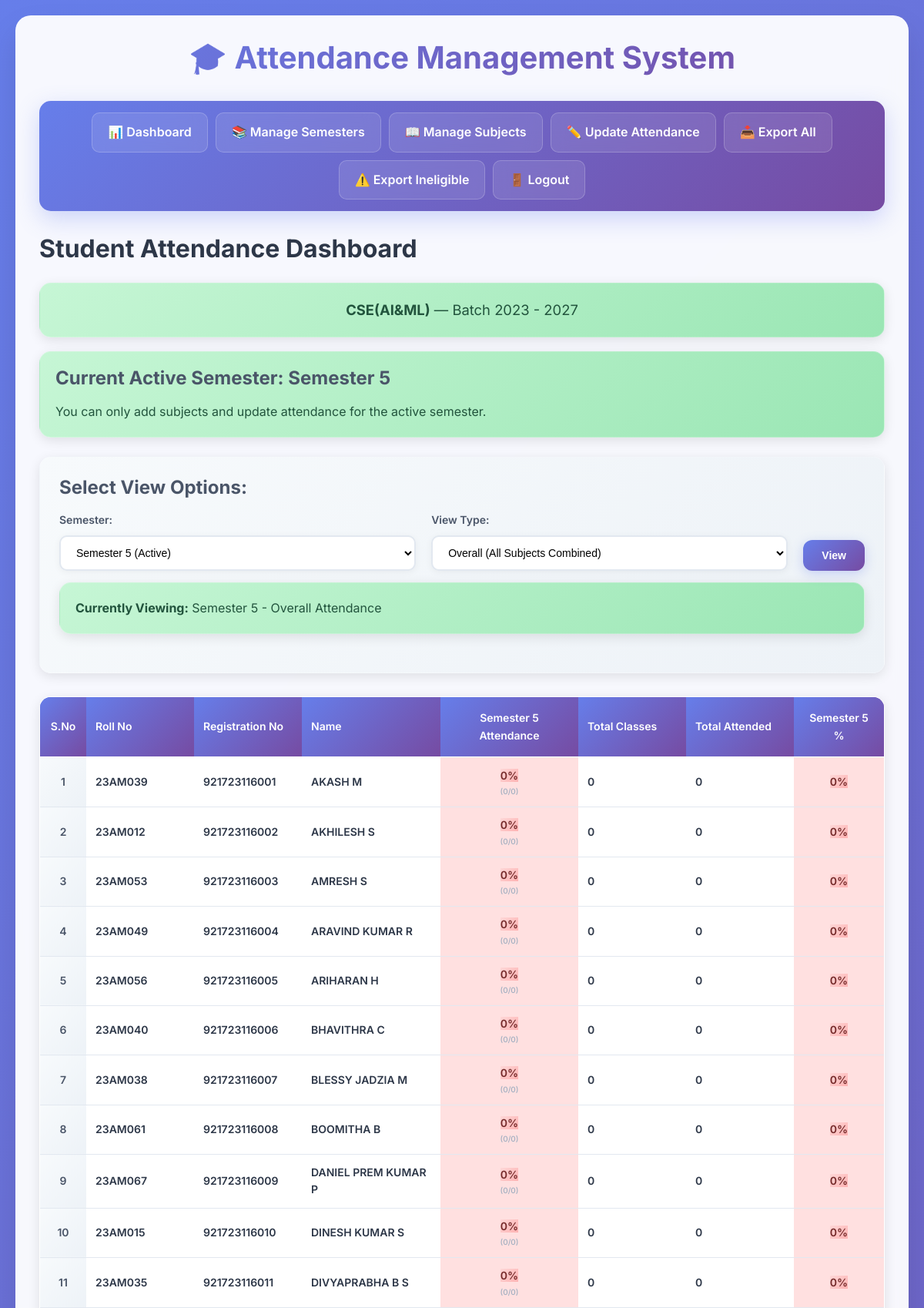
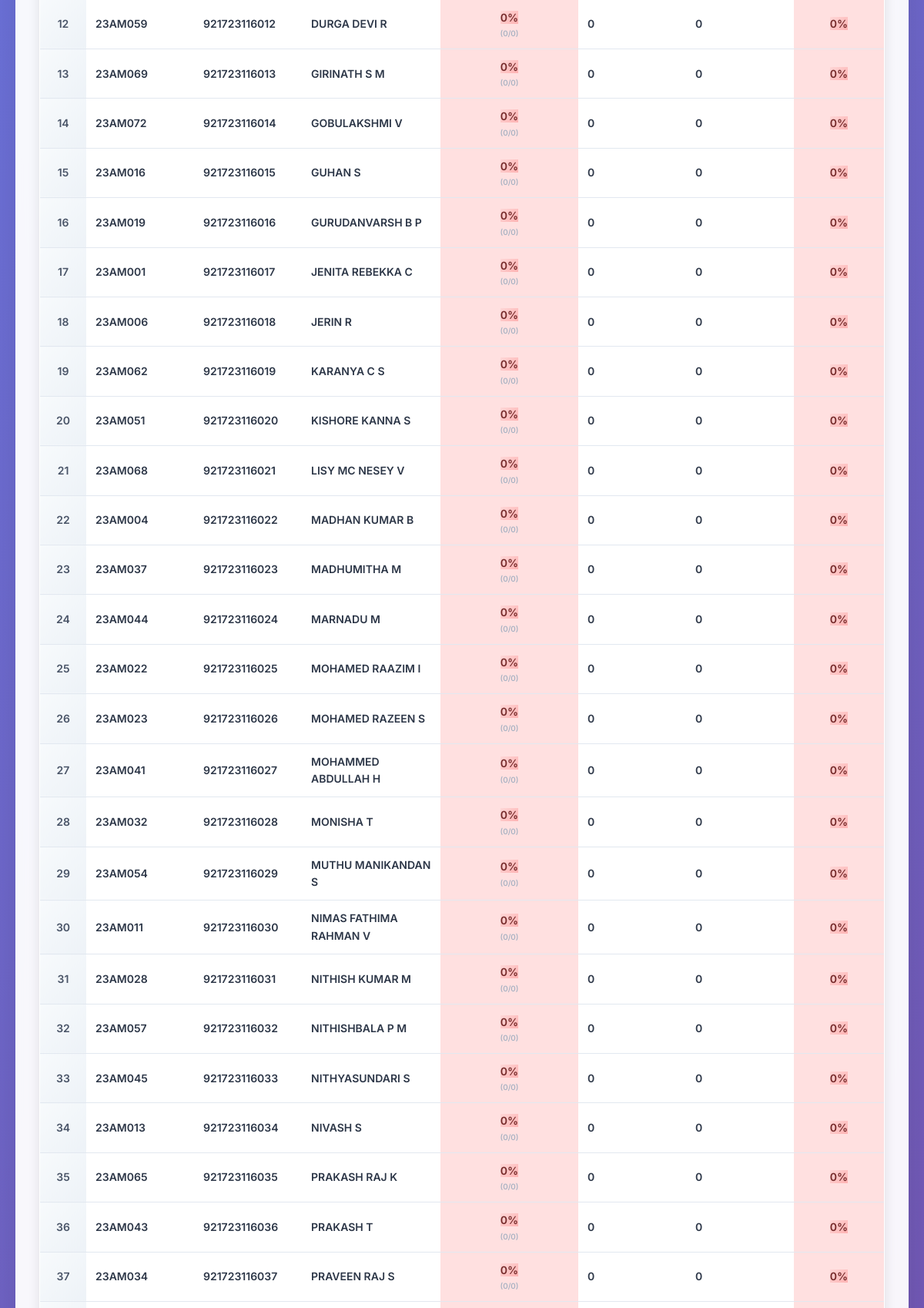
The app's page /attendance/dashboard (signed in, upper part) with its own data (2 pictures, top to bottom).
### models/models.py (models this page shows)
class Semester(db.Model):
    id = db.Column(db.Integer, primary_key=True)
    name = db.Column(db.String(100), nullable=False)  # e.g., "Semester 1", "Semester 2"
    batch_id = db.Column(db.Integer, db.ForeignKey('batch.id'), nullable=False)
    is_active = db.Column(db.Boolean, default=True)  # to mark current semester
    subjects = db.relationship('Subject', backref='semester', lazy=True)

class Student(db.Model):
    id = db.Column(db.Integer, primary_key=True)
    name = db.Column(db.String(100), nullable=False)
    roll_no = db.Column(db.String(20), unique=True, nullable=False)
    reg_no = db.Column(db.String(20), unique=True, nullable=False)  # Registration number
    batch_id = db.Column(db.Integer, db.ForeignKey('batch.id'), nullable=False)
    attendances = db.relationship('Attendance', backref='student', lazy=True)

### attendance/routes.py (the view)
    def wrapped_view(**kwargs):
        if 'advisor_id' not in session:
            return redirect(url_for('auth.login'))
        return view(**kwargs)

### attendance/routes.py (called while the page is built)
def login_required(view):
    def wrapped_view(**kwargs):
        if 'advisor_id' not in session:
            return redirect(url_for('auth.login'))
        return view(**kwargs)
    wrapped_view.__name__ = view.__name__
    return wrapped_view

### templates/dashboard.html (shortened to what this page needs)
{% extends "base.html" %}
{% block content %}
<h2>Student Attendance Dashboard</h2>
<div class="status-indicator status-active" style="margin-bottom: 18px; text-align: center; font-size: 1.15rem;">
    <strong>CSE(AI&amp;ML)</strong> &mdash; Batch 2023 - 2027
</div>
{% if active_semester %}
<div class="status-indicator status-active">
    <h3>Current Active Semester: {{ active_semester.name }}</h3>
    <p>You can only add subjects and update attendance for the active semester.</p>
</div>
{% else %}
<div class="status-indicator status-warning">
    <h3>⚠️ No Active Semester</h3>
    <p>Please <a href="{{ url_for('attendance.manage_semesters') }}">create and activate a semester</a> to start managing attendance.</p>
</div>
{% endif %}
{% if semesters %}
<div class="dashboard-controls">
    <h3>Select View Options:</h3>
    <form method="GET" action="{{ url_for('attendance.dashboard') }}">
        <div class="form-group">
            <label for="semester_id">Semester:</label>
            <select name="semester_id" id="semester_id">
                {% for semester in semesters %}
                <option value="{{ semester.id }}" {% if selected_semester and selected_semester.id == semester.id %}selected{% endif %}>
                    {{ semester.name }}{% if semester.is_active %} (Active){% endif %}
                </option>
                {% endfor %}
            </select>
        </div>
        <div class="form-group">
            <label for="view_type">View Type:</label>
            <select name="view_type" id="view_type" onchange="this.form.submit()">
                <option value="overall" {% if view_type == 'overall' %}selected{% endif %}>Overall (All Subjects Combined)</option>
            </select>
        </div>
        <button type="submit">View</button>
    </form>
    {% if selected_semester %}
    <div class="status-indicator status-active" style="margin-top: 15px;">
        <strong>Currently Viewing:</strong>
        {% if view_type == 'subject_wise' %}
            {{ selected_semester.name }} - Subject-wise Attendance
        {% else %}
            {{ selected_semester.name }} - Overall Attendance
        {% endif %}
    </div>
    {% else %}
    <div class="status-indicator status-active" style="margin-top: 15px;">
        <strong>Currently Viewing:</strong> Overall Attendance (All Semesters)
    </div>
    {% endif %}
</div>
{% endif %}
{% if not (selected_semester and view_type == 'subject_wise' and not subject_id) %}
<div class="table-container{% if selected_semester and view_type == 'subject_wise' %} frozen-columns{% endif %}" tabindex="0">
    <table>
        <thead>
            <tr>
                <th class="serial-number-column" style="width:60px;">S.No</th>
                <th class="student-info-column" style="width:140px;">Roll No</th>
                <th class="student-info-column" style="width:140px;">Registration No</th>
                <th class="student-info-column" style="width:180px;">Name</th>
                {% if selected_semester and view_type == 'subject_wise' and selected_subject %}
                    <th class="subject-column subject-header-bold" style="width:200px;">
                        <div class="subject-column-header">{{ selected_subject.name }}</div>
                    </th>
                {% elif selected_semester and view_type == 'overall' %}
                    <th class="percentage-cell">{{ selected_semester.name }} Attendance</th>
                    <th class="student-info-column">Total Classes</th>
                    <th class="student-info-column">Total Attended</th>
                    <th class="percentage-cell">{{ selected_semester.name }} %</th>
                {% endif %}
            </tr>
        </thead>
        <tbody>
            {% for student in students %}
            <tr {% if selected_semester and view_type == 'subject_wise' and student.overall_percentage < 75 or selected_semester and view_type == 'overall' and student.percentage < 75 or not selected_semester and student.overall_percentage < 75 %} style="background-color: #ffe0e0;" {% endif %}>
                <td class="serial-number-column" style="width:60px;">{{ loop.index }}</td>
                <td class="student-info-column" style="width:140px;">{{ student.roll_no }}</td>
                <td class="student-info-column" style="width:140px;">{{ student.reg_no }}</td>
                <td class="student-info-column" style="width:180px;">{{ student.name }}</td>
                {% if selected_semester and view_type == 'subject_wise' and selected_subject %}
                    {% if student.subjects %}
                        {% set subject = student.subjects[0] %}
                        <td class="percentage-cell" style="width:200px;">
                            <span {% if subject.percentage < 75 %} class="attendance-low" {% else %} class="attendance-high" {% endif %}>
                                {{ subject.percentage }}%
                            </span>
                            <div class="small-text">({{ subject.attended_classes }}/{{ subject.total_classes }})</div>
                        </td>
                    {% else %}
                        <td class="percentage-cell" style="width:200px;">-</td>
                    {% endif %}
                {% elif selected_semester and view_type == 'overall' %}
                    <td class="percentage-cell">
                        <span {% if student.percentage < 75 %} class="attendance-low" {% else %} class="attendance-high" {% endif %}>
                            {{ student.percentage }}%
                        </span>
                        <div class="small-text">({{ student.total_attended }}/{{ student.total_classes }})</div>
                    </td>
                    <td class="student-info-column">{{ student.total_classes }}</td>
                    <td class="student-info-column">{{ student.total_attended }}</td>
                    <td class="percentage-cell">
                        <span {% if student.percentage < 75 %} class="attendance-low" {% else %} class="attendance-high" {% endif %}>
                            {{ student.percentage }}%
                        </span>
                    </td>
                {% endif %}
            </tr>
            {% endfor %}
        </tbody>
    </table>
</div>
{% endif %}
{% endblock %}

### static/style.css (style rules this page uses)
* { margin: 0; padding: 0; box-sizing: border-box; }
body { font-family: 'Inter', -apple-system, BlinkMacSystemFont, 'Segoe UI', Roboto, Oxygen, Ubuntu, Cantarell, sans-serif; background: linear-gradient(135deg, #667eea 0%, #764ba2 100%); color: #2d3748; line-height: 1.6; min-height: 100vh; padding: 20px; }
h1, h2, h3, h4, h5, h6 { font-weight: 700; line-height: 1.2; margin-bottom: 1rem; }
h2 { font-size: 2rem; color: #2d3748; margin-bottom: 1.5rem; }
h3 { font-size: 1.5rem; color: #4a5568; margin-bottom: 1rem; }
button:not(.login-button), input[type="submit"]:not(.login-button), .btn { background: linear-gradient(135deg, #667eea, #764ba2); border: none; color: white; padding: 12px 24px; border-radius: 12px; cursor: pointer; font-weight: 600; font-size: 14px; transition: all 0.3s ease; box-shadow: 0 4px 15px rgba(102, 126, 234, 0.3); }
input[type="text"], input[type="number"], input[type="password"], select { width: 100%; padding: 15px; border: 2px solid #e2e8f0; border-radius: 12px; font-size: 14px; transition: all 0.3s ease; background: white; box-shadow: 0 2px 10px rgba(0, 0, 0, 0.05); }
.status-indicator { padding: 20px; border-radius: 15px; margin-bottom: 25px; box-shadow: 0 4px 15px rgba(0, 0, 0, 0.1); border: 1px solid rgba(255, 255, 255, 0.2); }
.status-active { background: linear-gradient(135deg, #c6f6d5, #9ae6b4); color: #22543d; }
.dashboard-controls { background: linear-gradient(135deg, #f7fafc, #edf2f7); padding: 25px; border-radius: 15px; margin-bottom: 30px; box-shadow: 0 4px 15px rgba(0, 0, 0, 0.1); border: 1px solid rgba(255, 255, 255, 0.2); }
.dashboard-controls form { display: flex; flex-wrap: wrap; gap: 20px; align-items: end; }
.dashboard-controls .form-group { flex: 1; min-width: 200px; }
.dashboard-controls label { display: block; font-weight: 600; color: #4a5568; margin-bottom: 8px; font-size: 14px; }
.dashboard-controls select { width: 100%; padding: 12px 16px; border: 2px solid #e2e8f0; border-radius: 10px; font-size: 14px; transition: all 0.3s ease; background: white; }
.table-container { background: white; border-radius: 15px; overflow: hidden; box-shadow: 0 4px 15px rgba(0, 0, 0, 0.1); border: 1px solid rgba(255, 255, 255, 0.2); margin-bottom: 30px; overflow-x: auto; }
table { width: 100%; border-collapse: collapse; font-size: 14px; }
table thead { background: linear-gradient(135deg, #667eea, #764ba2); color: white; }
table th { background: linear-gradient(135deg, #667eea, #764ba2) !important; color: #fff !important; font-weight: 700; text-align: center; }
table th { padding: 16px 12px; text-align: left; font-weight: 600; font-size: 14px; border-bottom: 2px solid rgba(255, 255, 255, 0.1); position: sticky; top: 0; z-index: 10; }
table td { padding: 12px; border-bottom: 1px solid #e2e8f0; vertical-align: middle; }
.attendance-low { background: linear-gradient(135deg, #fed7d7, #feb2b2); color: #742a2a; font-weight: 600; }
.small-text { font-size: 11px; color: #718096; display: block; margin-top: 2px; font-weight: 500; }
.percentage-cell { text-align: center; font-weight: 600; }
.percentage-cell .small-text { font-size: 10px; color: #a0aec0; margin-top: 1px; }
.student-info-column { min-width: 140px; max-width: 220px; word-break: break-word; white-space: normal; font-weight: 600; background: white; z-index: 2; }
.serial-number-column { min-width: 60px; text-align: center; font-weight: 600; color: #4a5568; background: linear-gradient(135deg, #f7fafc, #edf2f7); }
table th, table td { box-sizing: border-box; }

### records on screen
Semester: name "Semester 5"
Student: roll_no "23AM039", reg_no "921723116001", name "AKASH M", percentage "0", total_attended "0", total_classes "0"
Student: roll_no "23AM012", reg_no "921723116002", name "AKHILESH S", percentage "0", total_attended "0", total_classes "0"
Student: roll_no "23AM053", reg_no "921723116003", name "AMRESH S", percentage "0", total_attended "0", total_classes "0"
Student: roll_no "23AM049", reg_no "921723116004", name "ARAVIND KUMAR R", percentage "0", total_attended "0", total_classes "0"
Student: roll_no "23AM056", reg_no "921723116005", name "ARIHARAN H", percentage "0", total_attended "0", total_classes "0"
Student: roll_no "23AM040", reg_no "921723116006", name "BHAVITHRA C", percentage "0", total_attended "0", total_classes "0"
Student: roll_no "23AM038", reg_no "921723116007", name "BLESSY JADZIA M", percentage "0", total_attended "0", total_classes "0"
Student: roll_no "23AM061", reg_no "921723116008", name "BOOMITHA B", percentage "0", total_attended "0", total_classes "0"
Student: roll_no "23AM067", reg_no "921723116009", name "DANIEL PREM KUMAR P", percentage "0", total_attended "0", total_classes "0"
Student: roll_no "23AM015", reg_no "921723116010", name "DINESH KUMAR S", percentage "0", total_attended "0", total_classes "0"
Student: roll_no "23AM035", reg_no "921723116011", name "DIVYAPRABHA B S", percentage "0", total_attended "0", total_classes "0"
Student: roll_no "23AM059", reg_no "921723116012", name "DURGA DEVI R", percentage "0", total_attended "0", total_classes "0"
Student: roll_no "23AM069", reg_no "921723116013", name "GIRINATH S M", percentage "0", total_attended "0", total_classes "0"
Student: roll_no "23AM072", reg_no "921723116014", name "GOBULAKSHMI V", percentage "0", total_attended "0", total_classes "0"
Student: roll_no "23AM016", reg_no "921723116015", name "GUHAN S", percentage "0", total_attended "0", total_classes "0"
Student: roll_no "23AM019", reg_no "921723116016", name "GURUDANVARSH B P", percentage "0", total_attended "0", total_classes "0"
Student: roll_no "23AM001", reg_no "921723116017", name "JENITA REBEKKA C", percentage "0", total_attended "0", total_classes "0"
Student: roll_no "23AM006", reg_no "921723116018", name "JERIN R", percentage "0", total_attended "0", total_classes "0"
Student: roll_no "23AM062", reg_no "921723116019", name "KARANYA C S", percentage "0", total_attended "0", total_classes "0"
Student: roll_no "23AM051", reg_no "921723116020", name "KISHORE KANNA S", percentage "0", total_attended "0", total_classes "0"
Student: roll_no "23AM068", reg_no "921723116021", name "LISY MC NESEY V", percentage "0", total_attended "0", total_classes "0"
Student: roll_no "23AM004", reg_no "921723116022", name "MADHAN KUMAR B", percentage "0", total_attended "0", total_classes "0"
Student: roll_no "23AM037", reg_no "921723116023", name "MADHUMITHA M", percentage "0", total_attended "0", total_classes "0"
Student: roll_no "23AM044", reg_no "921723116024", name "MARNADU M", percentage "0", total_attended "0", total_classes "0"
Student: roll_no "23AM022", reg_no "921723116025", name "MOHAMED RAAZIM I", percentage "0", total_attended "0", total_classes "0"
Student: roll_no "23AM023", reg_no "921723116026", name "MOHAMED RAZEEN S", percentage "0", total_attended "0", total_classes "0"
Student: roll_no "23AM041", reg_no "921723116027", name "MOHAMMED ABDULLAH H", percentage "0", total_attended "0", total_classes "0"
Student: roll_no "23AM032", reg_no "921723116028", name "MONISHA T", percentage "0", total_attended "0", total_classes "0"
Student: roll_no "23AM054", reg_no "921723116029", name "MUTHU MANIKANDAN S", percentage "0", total_attended "0", total_classes "0"
Student: roll_no "23AM011", reg_no "921723116030", name "NIMAS FATHIMA RAHMAN V", percentage "0", total_attended "0", total_classes "0"
Student: roll_no "23AM028", reg_no "921723116031", name "NITHISH KUMAR M", percentage "0", total_attended "0", total_classes "0"
Student: roll_no "23AM057", reg_no "921723116032", name "NITHISHBALA P M", percentage "0", total_attended "0", total_classes "0"
Student: roll_no "23AM045", reg_no "921723116033", name "NITHYASUNDARI S", percentage "0", total_attended "0", total_classes "0"
Student: roll_no "23AM013", reg_no "921723116034", name "NIVASH S", percentage "0", total_attended "0", total_classes "0"
Student: roll_no "23AM065", reg_no "921723116035", name "PRAKASH RAJ K", percentage "0", total_attended "0", total_classes "0"
Student: roll_no "23AM043", reg_no "921723116036", name "PRAKASH T", percentage "0", total_attended "0", total_classes "0"
Student: roll_no "23AM034", reg_no "921723116037", name "PRAVEEN RAJ S", percentage "0", total_attended "0", total_classes "0"

### other values on screen
form field semester_id "Semester 5 (Active)"
